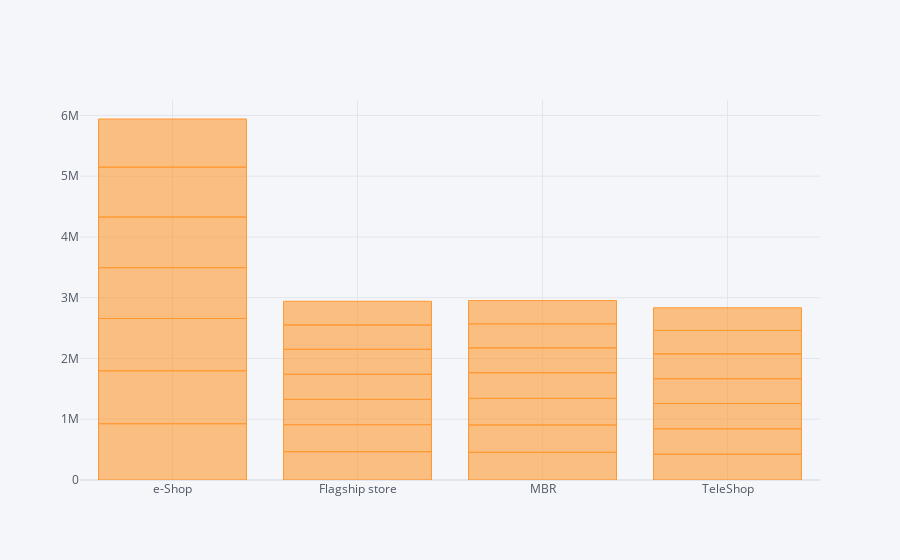

Write notebook code for a chart like this one.
### Markdown cell above
Odp. Największa sprzedaż pod względem wartościowym ma miejsce w soboty w e-Shopie.

### Code cell
week2.set_index('Store_type')['Rate'].sort_values(ascending=False).iplot(kind='bar')

### Figure 1 — Plotly figure (JSON) as saved in the notebook; plotly's stock layout.template omitted (floating-point values rounded to 4 significant figures)
{"data": [{"marker": {"color": "rgba(255, 153, 51, 0.6)", "line": {"color": "rgba(255, 153, 51, 1.0)", "width": 1}}, "name": "Rate", "orientation": "v", "text": "", "type": "bar", "x": ["e-Shop", "e-Shop", "e-Shop", "e-Shop", "e-Shop", "e-Shop", "e-Shop", "Flagship store", "MBR", "MBR", "Flagship store", "MBR", "TeleShop", "MBR", "TeleShop", "TeleShop", "Flagship store", "Flagship store", "Flagship store", "MBR", "TeleShop", "TeleShop", "Flagship store", "MBR", "Flagship store", "TeleShop", "MBR", "TeleShop"], "y": [926138, 870864, 861313, 836188, 832621, 821547, 792330, 466002, 455441, 449201, 444684, 438541, 424383, 421327, 417441, 416770, 415446, 413625, 411128, 409353, 408337, 407558, 400033, 396396, 390639, 386583, 382994, 373348]}], "layout": {"legend": {"bgcolor": "#F5F6F9", "font": {"color": "#4D5663"}}, "paper_bgcolor": "#F5F6F9", "plot_bgcolor": "#F5F6F9", "title": {"font": {"color": "#4D5663"}}, "xaxis": {"gridcolor": "#E1E5ED", "showgrid": true, "tickfont": {"color": "#4D5663"}, "title": {"font": {"color": "#4D5663"}, "text": ""}, "zerolinecolor": "#E1E5ED"}, "yaxis": {"gridcolor": "#E1E5ED", "showgrid": true, "tickfont": {"color": "#4D5663"}, "title": {"font": {"color": "#4D5663"}, "text": ""}, "zerolinecolor": "#E1E5ED"}}}
